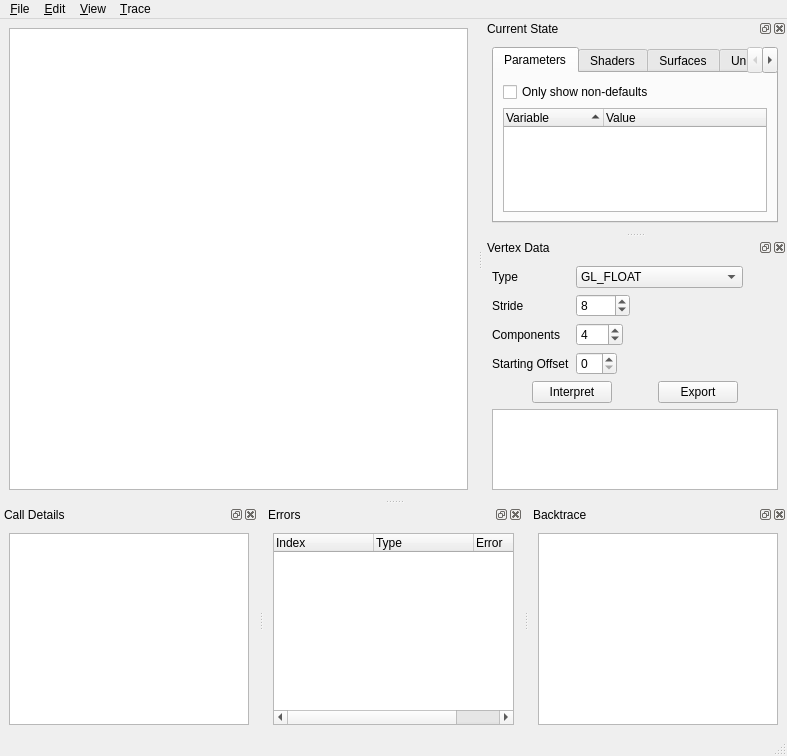
<?xml version="1.0" encoding="UTF-8"?>
<ui version="4.0">
 <class>MainWindow</class>
 <widget class="QMainWindow" name="MainWindow">
  <property name="geometry">
   <rect>
    <x>0</x>
    <y>0</y>
    <width>787</width>
    <height>756</height>
   </rect>
  </property>
  <property name="windowTitle">
   <string>ApiTrace</string>
  </property>
  <property name="documentMode">
   <bool>false</bool>
  </property>
  <property name="dockNestingEnabled">
   <bool>false</bool>
  </property>
  <property name="dockOptions">
   <set>QMainWindow::AnimatedDocks|QMainWindow::ForceTabbedDocks</set>
  </property>
  <widget class="QWidget" name="centralwidget">
   <layout class="QVBoxLayout" name="centralLayout">
    <item>
     <widget class="QTreeView" name="callView">
      <property name="alternatingRowColors">
       <bool>true</bool>
      </property>
      <property name="textElideMode">
       <enum>Qt::ElideMiddle</enum>
      </property>
      <property name="uniformRowHeights">
       <bool>true</bool>
      </property>
     </widget>
    </item>
   </layout>
  </widget>
  <widget class="QMenuBar" name="menubar">
   <property name="geometry">
    <rect>
     <x>0</x>
     <y>0</y>
     <width>787</width>
     <height>24</height>
    </rect>
   </property>
   <widget class="QMenu" name="menuFile">
    <property name="title">
     <string>&amp;File</string>
    </property>
    <widget class="QMenu" name="menu_Android">
     <property name="title">
      <string>&amp;Android</string>
     </property>
     <property name="icon">
      <iconset resource="../qapitrace.qrc">
       <normaloff>:/resources/android.png</normaloff>:/resources/android.png</iconset>
     </property>
     <addaction name="actionPullTrace"/>
     <addaction name="actionPushTrace"/>
     <addaction name="actionLinkTrace"/>
     <addaction name="actionRetraceOnAndroid"/>
    </widget>
    <addaction name="actionNew"/>
    <addaction name="actionOpen"/>
    <addaction name="actionSave"/>
    <addaction name="separator"/>
    <addaction name="menu_Android"/>
    <addaction name="separator"/>
    <addaction name="actionQuit"/>
   </widget>
   <widget class="QMenu" name="menuEdit">
    <property name="title">
     <string>&amp;Edit</string>
    </property>
    <addaction name="actionFind"/>
    <addaction name="actionGo"/>
    <addaction name="actionGoFrameStart"/>
    <addaction name="actionGoFrameEnd"/>
   </widget>
   <widget class="QMenu" name="menu_Trace">
    <property name="title">
     <string>&amp;Trace</string>
    </property>
    <addaction name="actionReplay"/>
    <addaction name="actionProfile"/>
    <addaction name="actionProfileWithBackends"/>
    <addaction name="actionStop"/>
    <addaction name="actionLookupState"/>
    <addaction name="actionShowThumbnails"/>
    <addaction name="actionTrim"/>
    <addaction name="actionLeakTrace"/>
    <addaction name="separator"/>
    <addaction name="actionOptions"/>
   </widget>
   <widget class="QMenu" name="menuView">
    <property name="title">
     <string>&amp;View</string>
    </property>
    <addaction name="actionShowErrorsDock"/>
    <addaction name="actionShowProfileDialog"/>
   </widget>
   <addaction name="menuFile"/>
   <addaction name="menuEdit"/>
   <addaction name="menuView"/>
   <addaction name="menu_Trace"/>
  </widget>
  <widget class="QStatusBar" name="statusbar"/>
  <widget class="QDockWidget" name="detailsDock">
   <property name="sizePolicy">
    <sizepolicy hsizetype="Minimum" vsizetype="Minimum">
     <horstretch>0</horstretch>
     <verstretch>0</verstretch>
    </sizepolicy>
   </property>
   <property name="minimumSize">
    <size>
     <width>77</width>
     <height>100</height>
    </size>
   </property>
   <property name="floating">
    <bool>false</bool>
   </property>
   <property name="windowTitle">
    <string>Call Details</string>
   </property>
   <attribute name="dockWidgetArea">
    <number>8</number>
   </attribute>
   <widget class="QWidget" name="dockWidgetContents">
    <layout class="QHBoxLayout" name="horizontalLayout_2">
     <item>
      <widget class="QTextBrowser" name="detailsWebView">
       <property name="sizePolicy">
        <sizepolicy hsizetype="Preferred" vsizetype="Ignored">
         <horstretch>0</horstretch>
         <verstretch>0</verstretch>
        </sizepolicy>
       </property>
       <property name="openExternalLinks">
        <bool>true</bool>
       </property>
      </widget>
     </item>
    </layout>
   </widget>
  </widget>
  <widget class="QDockWidget" name="stateDock">
   <property name="features">
    <set>QDockWidget::AllDockWidgetFeatures</set>
   </property>
   <property name="windowTitle">
    <string>Current State</string>
   </property>
   <attribute name="dockWidgetArea">
    <number>2</number>
   </attribute>
   <widget class="QWidget" name="dockWidgetContents_2">
    <layout class="QVBoxLayout" name="verticalLayout">
     <item>
      <widget class="QTabWidget" name="stateTabWidget">
       <property name="currentIndex">
        <number>0</number>
       </property>
       <widget class="QWidget" name="parametersTab">
        <attribute name="title">
         <string>Parameters</string>
        </attribute>
        <layout class="QVBoxLayout" name="verticalLayout_3">
         <item>
          <widget class="QCheckBox" name="nonDefaultsCB">
           <property name="text">
            <string>Only show non-defaults</string>
           </property>
          </widget>
         </item>
         <item>
          <widget class="QTreeWidget" name="stateTreeWidget">
           <property name="editTriggers">
            <set>QAbstractItemView::NoEditTriggers</set>
           </property>
           <property name="alternatingRowColors">
            <bool>true</bool>
           </property>
           <property name="sortingEnabled">
            <bool>true</bool>
           </property>
           <property name="allColumnsShowFocus">
            <bool>true</bool>
           </property>
           <column>
            <property name="text">
             <string>Variable</string>
            </property>
           </column>
           <column>
            <property name="text">
             <string>Value</string>
            </property>
           </column>
          </widget>
         </item>
        </layout>
       </widget>
       <widget class="QWidget" name="shadersTab">
        <attribute name="title">
         <string>Shaders</string>
        </attribute>
       </widget>
       <widget class="QWidget" name="surfacesTab">
        <attribute name="title">
         <string>Surfaces</string>
        </attribute>
        <layout class="QGridLayout" name="gridLayout">
         <item row="1" column="0">
          <widget class="QCheckBox" name="surfacesOpaqueCB">
           <property name="text">
            <string>Opaque</string>
           </property>
          </widget>
         </item>
         <item row="1" column="1">
          <widget class="QCheckBox" name="surfacesAlphaCB">
           <property name="text">
            <string>Alpha</string>
           </property>
          </widget>
         </item>
         <item row="0" column="0" colspan="2">
          <widget class="QTreeWidget" name="surfacesTreeWidget">
           <column>
            <property name="text">
             <string>Thumbnail</string>
            </property>
           </column>
           <column>
            <property name="text">
             <string>Description</string>
            </property>
           </column>
          </widget>
         </item>
        </layout>
       </widget>
       <widget class="QWidget" name="uniformsTab">
        <attribute name="title">
         <string>Uniforms</string>
        </attribute>
        <layout class="QVBoxLayout" name="verticalLayout_6">
         <item>
          <widget class="QTreeWidget" name="uniformsTreeWidget">
           <property name="editTriggers">
            <set>QAbstractItemView::NoEditTriggers</set>
           </property>
           <property name="alternatingRowColors">
            <bool>true</bool>
           </property>
           <property name="sortingEnabled">
            <bool>true</bool>
           </property>
           <property name="allColumnsShowFocus">
            <bool>true</bool>
           </property>
           <column>
            <property name="text">
             <string>Name</string>
            </property>
           </column>
           <column>
            <property name="text">
             <string>Value</string>
            </property>
           </column>
          </widget>
         </item>
        </layout>
       </widget>
       <widget class="QWidget" name="buffersTab">
        <attribute name="title">
         <string>Buffers</string>
        </attribute>
        <layout class="QVBoxLayout" name="verticalLayout_7">
         <item>
          <widget class="QTreeWidget" name="buffersTreeWidget">
           <property name="editTriggers">
            <set>QAbstractItemView::NoEditTriggers</set>
           </property>
           <property name="alternatingRowColors">
            <bool>true</bool>
           </property>
           <property name="sortingEnabled">
            <bool>false</bool>
           </property>
           <property name="allColumnsShowFocus">
            <bool>true</bool>
           </property>
           <column>
            <property name="text">
             <string>Name</string>
            </property>
           </column>
           <column>
            <property name="text">
             <string>Value</string>
            </property>
           </column>
          </widget>
         </item>
        </layout>
       </widget>
       <widget class="QWidget" name="ssbTab">
        <attribute name="title">
         <string>SSBBs</string>
        </attribute>
        <attribute name="toolTip">
         <string>Shader Storage Buffer Blocks</string>
        </attribute>
        <layout class="QVBoxLayout" name="verticalLayout_8">
         <item>
          <widget class="QTreeWidget" name="ssbsTreeWidget">
           <property name="editTriggers">
            <set>QAbstractItemView::NoEditTriggers</set>
           </property>
           <property name="alternatingRowColors">
            <bool>true</bool>
           </property>
           <property name="allColumnsShowFocus">
            <bool>true</bool>
           </property>
           <column>
            <property name="text">
             <string>Name</string>
            </property>
           </column>
           <column>
            <property name="text">
             <string>Value</string>
            </property>
           </column>
          </widget>
         </item>
        </layout>
       </widget>
      </widget>
     </item>
    </layout>
   </widget>
  </widget>
  <widget class="QDockWidget" name="vertexDataDock">
   <property name="allowedAreas">
    <set>Qt::AllDockWidgetAreas</set>
   </property>
   <property name="windowTitle">
    <string>Vertex Data</string>
   </property>
   <attribute name="dockWidgetArea">
    <number>2</number>
   </attribute>
   <widget class="QWidget" name="dockWidgetContents_3">
    <layout class="QVBoxLayout" name="verticalLayout_2">
     <item>
      <layout class="QFormLayout" name="formLayout">
       <property name="fieldGrowthPolicy">
        <enum>QFormLayout::ExpandingFieldsGrow</enum>
       </property>
       <item row="0" column="0">
        <widget class="QLabel" name="label">
         <property name="text">
          <string>Type</string>
         </property>
        </widget>
       </item>
       <item row="0" column="1">
        <widget class="QComboBox" name="vertexTypeCB">
         <property name="currentIndex">
          <number>6</number>
         </property>
         <item>
          <property name="text">
           <string>GL_BYTE</string>
          </property>
         </item>
         <item>
          <property name="text">
           <string>GL_UNSIGNED_BYTE</string>
          </property>
         </item>
         <item>
          <property name="text">
           <string>GL_SHORT</string>
          </property>
         </item>
         <item>
          <property name="text">
           <string>GL_UNSIGNED_SHORT</string>
          </property>
         </item>
         <item>
          <property name="text">
           <string>GL_INT</string>
          </property>
         </item>
         <item>
          <property name="text">
           <string>GL_UNSIGNED_INT</string>
          </property>
         </item>
         <item>
          <property name="text">
           <string>GL_FLOAT</string>
          </property>
         </item>
         <item>
          <property name="text">
           <string>GL_DOUBLE</string>
          </property>
         </item>
        </widget>
       </item>
       <item row="1" column="0">
        <widget class="QLabel" name="label_2">
         <property name="text">
          <string>Stride</string>
         </property>
        </widget>
       </item>
       <item row="1" column="1">
        <widget class="QSpinBox" name="vertexStrideSB">
         <property name="maximum">
          <number>1000</number>
         </property>
         <property name="value">
          <number>8</number>
         </property>
        </widget>
       </item>
       <item row="2" column="0">
        <widget class="QLabel" name="label_4">
         <property name="text">
          <string>Components</string>
         </property>
        </widget>
       </item>
       <item row="2" column="1">
        <widget class="QSpinBox" name="vertexComponentsSB">
         <property name="minimum">
          <number>1</number>
         </property>
         <property name="maximum">
          <number>256</number>
         </property>
         <property name="value">
          <number>4</number>
         </property>
        </widget>
       </item>
       <item row="3" column="0">
        <widget class="QLabel" name="label_3">
         <property name="text">
          <string>Starting Offset</string>
         </property>
        </widget>
       </item>
       <item row="3" column="1">
        <widget class="QSpinBox" name="startingOffsetSB"/>
       </item>
      </layout>
     </item>
     <item>
      <layout class="QHBoxLayout" name="horizontalLayout_3">
       <item>
        <spacer name="horizontalSpacer">
         <property name="orientation">
          <enum>Qt::Horizontal</enum>
         </property>
         <property name="sizeHint" stdset="0">
          <size>
           <width>40</width>
           <height>20</height>
          </size>
         </property>
        </spacer>
       </item>
       <item>
        <widget class="QPushButton" name="vertexInterpretButton">
         <property name="text">
          <string>Interpret</string>
         </property>
        </widget>
       </item>
       <item>
        <spacer name="horizontalSpacer_3">
         <property name="orientation">
          <enum>Qt::Horizontal</enum>
         </property>
         <property name="sizeHint" stdset="0">
          <size>
           <width>40</width>
           <height>20</height>
          </size>
         </property>
        </spacer>
       </item>
       <item>
        <widget class="QPushButton" name="bufferExportButton">
         <property name="text">
          <string>Export</string>
         </property>
        </widget>
       </item>
       <item>
        <spacer name="horizontalSpacer_2">
         <property name="orientation">
          <enum>Qt::Horizontal</enum>
         </property>
         <property name="sizeHint" stdset="0">
          <size>
           <width>40</width>
           <height>20</height>
          </size>
         </property>
        </spacer>
       </item>
      </layout>
     </item>
     <item>
      <widget class="QListWidget" name="vertexDataListWidget"/>
     </item>
    </layout>
   </widget>
  </widget>
  <widget class="QDockWidget" name="errorsDock">
   <property name="features">
    <set>QDockWidget::AllDockWidgetFeatures</set>
   </property>
   <property name="windowTitle">
    <string>Errors</string>
   </property>
   <attribute name="dockWidgetArea">
    <number>8</number>
   </attribute>
   <widget class="QWidget" name="dockWidgetContents_4">
    <layout class="QVBoxLayout" name="verticalLayout_4">
     <item>
      <widget class="QTreeWidget" name="errorsTreeWidget">
       <property name="layoutDirection">
        <enum>Qt::LeftToRight</enum>
       </property>
       <column>
        <property name="text">
         <string>Index</string>
        </property>
       </column>
       <column>
        <property name="text">
         <string>Type</string>
        </property>
       </column>
       <column>
        <property name="text">
         <string>Error</string>
        </property>
       </column>
      </widget>
     </item>
    </layout>
   </widget>
  </widget>
  <widget class="QDockWidget" name="backtraceDock">
   <property name="windowTitle">
    <string>Backtrace</string>
   </property>
   <attribute name="dockWidgetArea">
    <number>8</number>
   </attribute>
   <widget class="QWidget" name="dockWidgetContents_5">
    <layout class="QHBoxLayout" name="horizontalLayout">
     <item>
      <widget class="QTextBrowser" name="backtraceBrowser"/>
     </item>
    </layout>
   </widget>
  </widget>
  <action name="actionExit">
   <property name="text">
    <string>Exit</string>
   </property>
  </action>
  <action name="actionExit_2">
   <property name="text">
    <string>Exit</string>
   </property>
  </action>
  <action name="actionOpen">
   <property name="icon">
    <iconset resource="../qapitrace.qrc">
     <normaloff>:/resources/document-open.png</normaloff>:/resources/document-open.png</iconset>
   </property>
   <property name="text">
    <string>&amp;Open...</string>
   </property>
   <property name="shortcut">
    <string>Ctrl+O</string>
   </property>
  </action>
  <action name="actionSave">
   <property name="icon">
    <iconset resource="../qapitrace.qrc">
     <normaloff>:/resources/document-edit.png</normaloff>:/resources/document-edit.png</iconset>
   </property>
   <property name="text">
    <string>&amp;Save As...</string>
   </property>
   <property name="shortcut">
    <string>Ctrl+S</string>
   </property>
  </action>
  <action name="actionQuit">
   <property name="icon">
    <iconset resource="../qapitrace.qrc">
     <normaloff>:/resources/application-exit.png</normaloff>:/resources/application-exit.png</iconset>
   </property>
   <property name="text">
    <string>&amp;Quit</string>
   </property>
   <property name="shortcut">
    <string>Ctrl+Q</string>
   </property>
   <property name="shortcutContext">
    <enum>Qt::ApplicationShortcut</enum>
   </property>
   <property name="menuRole">
    <enum>QAction::QuitRole</enum>
   </property>
  </action>
  <action name="actionReplay">
   <property name="icon">
    <iconset resource="../qapitrace.qrc">
     <normaloff>:/resources/media-playback-start.png</normaloff>:/resources/media-playback-start.png</iconset>
   </property>
   <property name="text">
    <string>&amp;Replay</string>
   </property>
   <property name="shortcut">
    <string>Ctrl+R</string>
   </property>
  </action>
  <action name="actionStop">
   <property name="icon">
    <iconset resource="../qapitrace.qrc">
     <normaloff>:/resources/media-playback-stop.png</normaloff>:/resources/media-playback-stop.png</iconset>
   </property>
   <property name="text">
    <string>&amp;Stop</string>
   </property>
  </action>
  <action name="actionLookupState">
   <property name="icon">
    <iconset resource="../qapitrace.qrc">
     <normaloff>:/resources/media-record.png</normaloff>:/resources/media-record.png</iconset>
   </property>
   <property name="text">
    <string>Lookup State</string>
   </property>
   <property name="shortcut">
    <string>Ctrl+L</string>
   </property>
  </action>
  <action name="actionShowThumbnails">
   <property name="text">
    <string>Show &amp;Thumbnails</string>
   </property>
   <property name="shortcut">
    <string>Ctrl+T</string>
   </property>
  </action>
  <action name="actionTrim">
   <property name="text">
    <string>Tr&amp;im (experimental)</string>
   </property>
   <property name="shortcut">
    <string>Ctrl+I</string>
   </property>
  </action>
  <action name="actionOptions">
   <property name="text">
    <string>Options</string>
   </property>
  </action>
  <action name="actionNew">
   <property name="icon">
    <iconset resource="../qapitrace.qrc">
     <normaloff>:/resources/document-new.png</normaloff>:/resources/document-new.png</iconset>
   </property>
   <property name="text">
    <string>&amp;New...</string>
   </property>
   <property name="shortcut">
    <string>Ctrl+N</string>
   </property>
  </action>
  <action name="actionFind">
   <property name="icon">
    <iconset resource="../qapitrace.qrc">
     <normaloff>:/resources/edit-find.png</normaloff>:/resources/edit-find.png</iconset>
   </property>
   <property name="text">
    <string>&amp;Find</string>
   </property>
   <property name="shortcut">
    <string>Ctrl+F</string>
   </property>
  </action>
  <action name="actionGo">
   <property name="icon">
    <iconset resource="../qapitrace.qrc">
     <normaloff>:/resources/go-jump.png</normaloff>:/resources/go-jump.png</iconset>
   </property>
   <property name="text">
    <string>Go to Call</string>
   </property>
   <property name="shortcut">
    <string>Ctrl+G</string>
   </property>
  </action>
  <action name="actionGoFrameStart">
   <property name="icon">
    <iconset resource="../qapitrace.qrc">
     <normaloff>:/resources/go-top.png</normaloff>:/resources/go-top.png</iconset>
   </property>
   <property name="text">
    <string>Go to Frame Start</string>
   </property>
   <property name="shortcut">
    <string>Ctrl+A</string>
   </property>
  </action>
  <action name="actionGoFrameEnd">
   <property name="icon">
    <iconset resource="../qapitrace.qrc">
     <normaloff>:/resources/go-bottom.png</normaloff>:/resources/go-bottom.png</iconset>
   </property>
   <property name="text">
    <string>Go to Frame End</string>
   </property>
   <property name="shortcut">
    <string>Ctrl+E</string>
   </property>
  </action>
  <action name="actionShowErrorsDock">
   <property name="checkable">
    <bool>true</bool>
   </property>
   <property name="enabled">
    <bool>false</bool>
   </property>
   <property name="text">
    <string>Show &amp;Errors Dock</string>
   </property>
  </action>
  <action name="actionShowProfileDialog">
   <property name="enabled">
    <bool>false</bool>
   </property>
   <property name="text">
    <string>Show &amp;Profile Results</string>
   </property>
  </action>
  <action name="actionProfile">
   <property name="text">
    <string>&amp;Profile</string>
   </property>
   <property name="shortcut">
    <string>Ctrl+P</string>
   </property>
  </action>
  <action name="actionProfileWithBackends">
   <property name="text">
    <string>Profile with &amp;backends</string>
   </property>
  </action>
  <action name="actionPullTrace">
   <property name="icon">
    <iconset resource="../qapitrace.qrc">
     <normaloff>:/resources/go-bottom.png</normaloff>:/resources/go-bottom.png</iconset>
   </property>
   <property name="text">
    <string>Pull trace</string>
   </property>
  </action>
  <action name="actionPushTrace">
   <property name="icon">
    <iconset resource="../qapitrace.qrc">
     <normaloff>:/resources/go-top.png</normaloff>:/resources/go-top.png</iconset>
   </property>
   <property name="text">
    <string>Push trace</string>
   </property>
  </action>
  <action name="actionLinkTrace">
   <property name="icon">
    <iconset resource="../qapitrace.qrc">
     <normaloff>:/resources/android-setup.png</normaloff>:/resources/android-setup.png</iconset>
   </property>
   <property name="text">
    <string>Link trace</string>
   </property>
  </action>
  <action name="actionSetup">
   <property name="icon">
    <iconset resource="../qapitrace.qrc">
     <normaloff>:/resources/document-new.png</normaloff>:/resources/document-new.png</iconset>
   </property>
   <property name="text">
    <string>Setup</string>
   </property>
  </action>
  <action name="actionRetraceOnAndroid">
   <property name="checkable">
    <bool>true</bool>
   </property>
   <property name="text">
    <string>Retrace on Android</string>
   </property>
  </action>
  <action name="actionLeakTrace">
   <property name="text">
    <string>&amp;LeakTrace</string>
   </property>
   <property name="toolTip">
    <string>trace opengl object leaks</string>
   </property>
  </action>
  <zorder>stateDock</zorder>
  <zorder>vertexDataDock</zorder>
  <zorder>errorsDock</zorder>
  <zorder>backtraceDock</zorder>
 </widget>
 <resources>
  <include location="../qapitrace.qrc"/>
 </resources>
 <connections/>
</ui>
